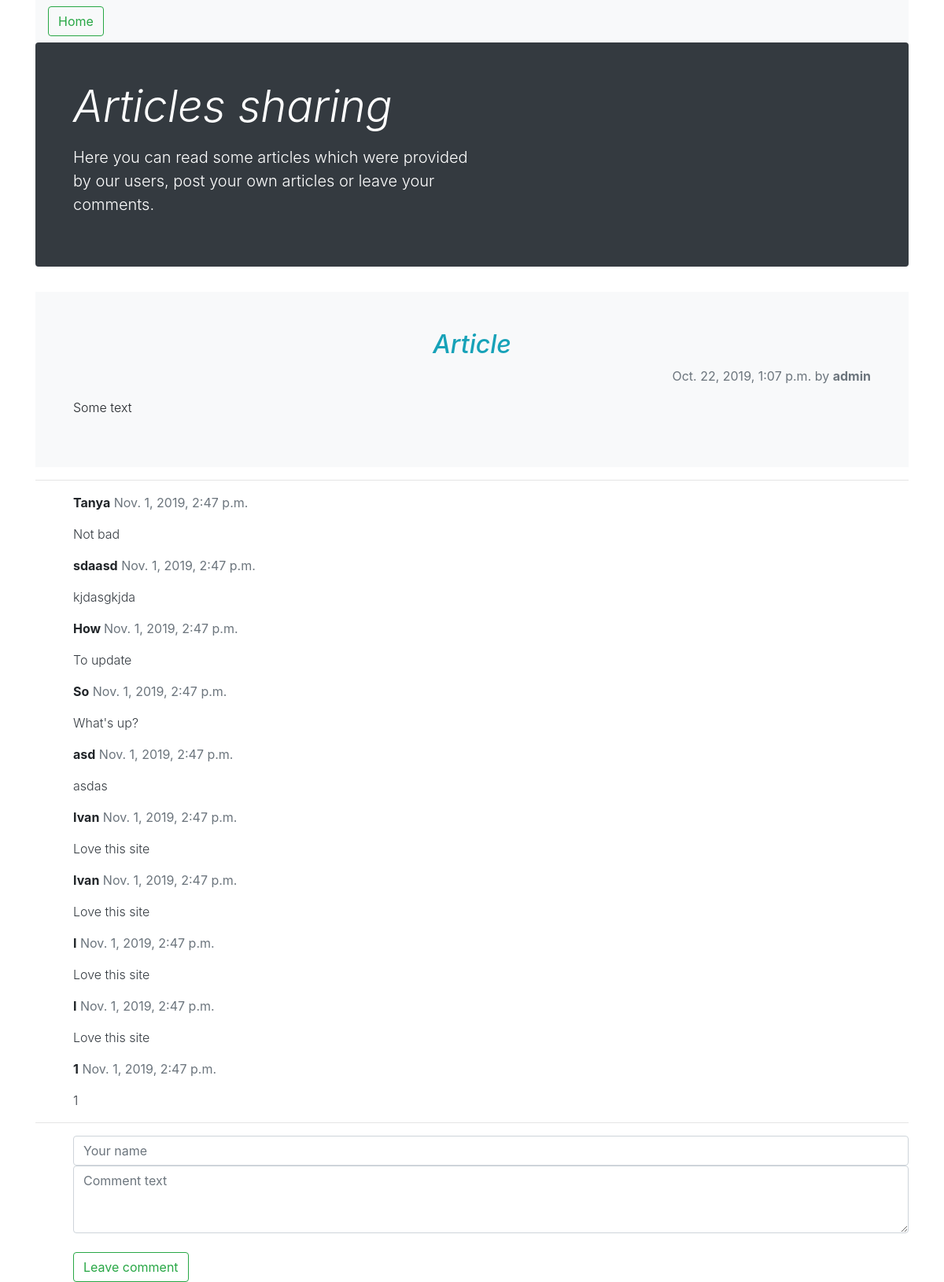
/1/, run on the app's committed database.
### blog/models.py (models this page shows, shortened)
class Article(models.Model):
    article_title = models.CharField("Название статьи", max_length=100)
    article_annotation = models.CharField("Аннотация статьи", max_length=1000)
    article_text = models.TextField("Текст статьи")
    author_name = models.CharField('Имя автора', max_length=50)
    pub_date = models.DateTimeField('Дата статьи')

class Comment(models.Model):
    article = models.ForeignKey(Article, on_delete=models.CASCADE)
    author_name = models.CharField('Имя автора', max_length=50)
    comment_text = models.CharField('Текст комментария', max_length=200)
    pub_date = models.DateTimeField('Дата комментария')

### blog/views.py (the view)
# urls.py: path('<int:article_id>/', views.detail, name='detail'),
def detail(request, article_id):
    try:
        a = Article.objects.get(id=article_id)
    except:
        raise Http404("Article was not founded!")
    latest_comments_list = a.comment_set.order_by('-id')[:10]
    return render(request, 'blog/detail.html', {'article': a, 'latest_comments_list': latest_comments_list})

### templates/blog/detail.html (shortened to what this page needs)
{% extends 'base.html' %}
{% block content %}
    <div class="blog-post bg-light p-md-5" xmlns="http://www.w3.org/1999/html">
        <h2 class="blog-post-title text-info font-italic text-center">{{ article.article_title }}</h2>
        <p class="blog-post-meta text-muted text-right">{{ article.pub_date }} by <b>{{ article.author_name }}</b></p>
        <p class="blog-post-text font-weight-light"> {{ article.article_text }} </p>
    </div>
    <hr>
    {% if latest_comments_list %}
        {% for c in latest_comments_list %}
            <p>
                <strong class="pl-5">{{ c.author_name }}</strong><l class="blog-post-meta text-muted"> {{ c.pub_date }}</l>
                <p class="text-dark pl-5 font-weight-light">{{ c.comment_text }}</p>
            </p>
        {% endfor %}
    {% else %}
        <p class="bg-warning text-dark pl-5 font-weight-light">No comments yet! Make your own first!</p>
    {% endif %}
    <hr>
    <form class="pl-5" action="{% url 'blog:leave_comment' article.id %}" method="POST">
        <input class="form-control" id="exampleFormControlInput1" name="name" placeholder="Your name" required/>
        <textarea class="form-control" id="exampleFormControlTextarea1" rows="3" name="text" required="" placeholder="Comment text" cols="30" rows="10"></textarea><br>
        <button class="btn btn-outline-success my-2 my-sm-0" type="submit">Leave comment</button>
    </form>
{% endblock %}

### data on the page
Article: article_title "Article", pub_date "Oct. 22, 2019, 1:07 p.m.", author_name "admin", article_text "Some text"
Comment: author_name "Tanya", pub_date "Nov. 1, 2019, 2:47 p.m.", comment_text "Not bad"
Comment: author_name "sdaasd", pub_date "Nov. 1, 2019, 2:47 p.m.", comment_text "kjdasgkjda"
Comment: author_name "How", pub_date "Nov. 1, 2019, 2:47 p.m.", comment_text "To update"
Comment: author_name "So", pub_date "Nov. 1, 2019, 2:47 p.m.", comment_text "What's up?"
Comment: author_name "asd", pub_date "Nov. 1, 2019, 2:47 p.m.", comment_text "asdas"
Comment: author_name "Ivan", pub_date "Nov. 1, 2019, 2:47 p.m.", comment_text "Love this site"
Comment: author_name "Ivan", pub_date "Nov. 1, 2019, 2:47 p.m.", comment_text "Love this site"
Comment: author_name "I", pub_date "Nov. 1, 2019, 2:47 p.m.", comment_text "Love this site"
Comment: author_name "I", pub_date "Nov. 1, 2019, 2:47 p.m.", comment_text "Love this site"
Comment: author_name "1", pub_date "Nov. 1, 2019, 2:47 p.m.", comment_text "1"
